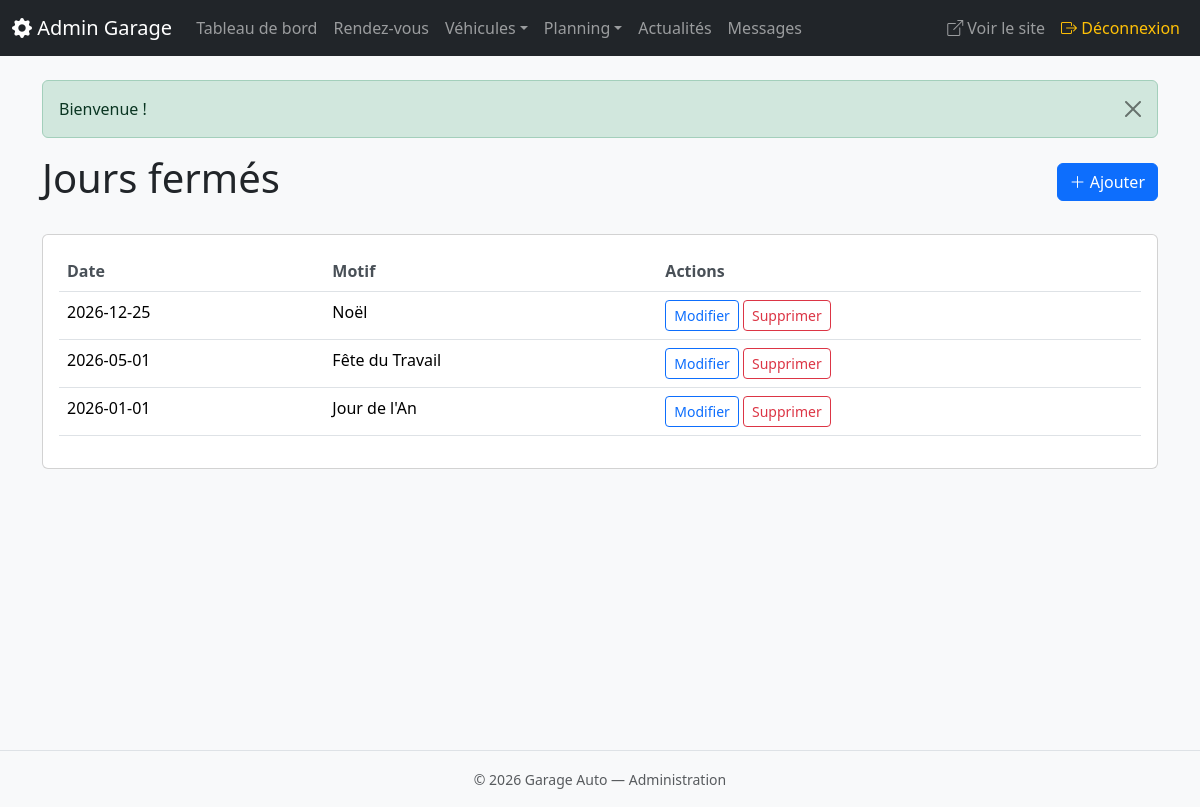
/admin/jours-fermes.php (signed in), run on the app's committed database.
### tables this page shows
CREATE TABLE closed_days (
    id INT UNSIGNED AUTO_INCREMENT PRIMARY KEY,
    date_jour DATE NOT NULL UNIQUE,
    motif VARCHAR(150) NULL,
    created_at DATETIME DEFAULT CURRENT_TIMESTAMP
);

### admin/jours-fermes.php (the view, shortened to what this page needs)
<?php
require_once __DIR__ . '/../config/init.php';
$days = $pdo->query('SELECT * FROM closed_days ORDER BY date_jour DESC')->fetchAll();
require __DIR__ . '/includes/header.php';
?>
<div class="d-flex justify-content-between align-items-center mb-4">
    <h1>Jours fermés</h1>
    <a href="/admin/jours-fermes-form.php" class="btn btn-primary"><i class="bi bi-plus-lg"></i> Ajouter</a>
</div>
<div class="card">
    <div class="card-body">
        <table class="table table-hover">
            <thead>
                <tr><th>Date</th><th>Motif</th><th>Actions</th></tr>
            </thead>
            <tbody>
            <?php foreach ($days as $d): ?>
                <tr>
                    <td><?= h($d['date_jour']) ?></td>
                    <td><?= h($d['motif'] ?? '—') ?></td>
                    <td>
                        <a href="/admin/jours-fermes-form.php?id=<?= $d['id'] ?>" class="btn btn-sm btn-outline-primary">Modifier</a>
                        <a href="/admin/jours-fermes-delete.php?id=<?= $d['id'] ?>" class="btn btn-sm btn-outline-danger" onclick="return confirm('Supprimer ?')">Supprimer</a>
                    </td>
                </tr>
            <?php endforeach; ?>
            </tbody>
        </table>
    </div>
</div>
<?php require __DIR__ . '/includes/footer.php'; ?>

### assets/css/admin.css (style rules this page uses)
body { background-color: #f8f9fa; }
.table th { border-top: none; font-weight: 600; color: #495057; }

### data on the page
closed_days: date_jour "2026-12-25", motif "Noël"
closed_days: date_jour "2026-05-01", motif "Fête du Travail"
closed_days: date_jour "2026-01-01", motif "Jour de l'An"

### other printed values
$f['message'] "Bienvenue !"
